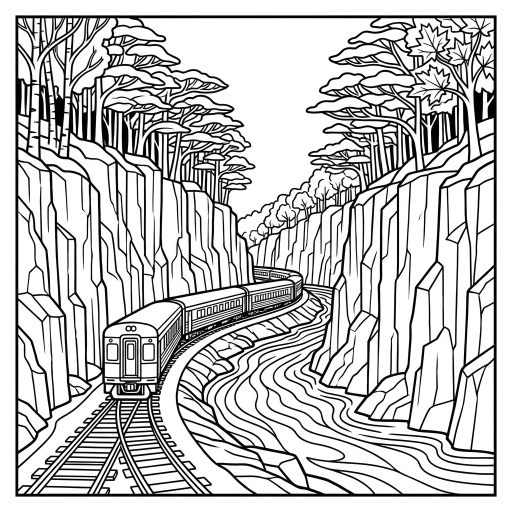
#> input picture assets/canada/raw/page_02.png, 1024 x 1024 px, found by its file name (shown at 1/2 size)
$ python process_batch.py
#> lines starting #> are read from the running program, lines starting #| are printed output that depends on the picture; after the words box and inside, x2 and y2 are one past the last pixel; in counts of white or black regions, pixels touching at a corner belong together
### scripts/preprocess_lines.py
#!/usr/bin/env python3
"""
Preprocess AI-generated coloring book images.
Converts images to pure black-and-white, eliminates faint grayscale shading,
and upscales to Amazon KDP 8.5x8.5" bleed resolution (2588 x 2625 px at 300 DPI).
"""

import os
import sys
from pathlib import Path
from PIL import Image, ImageOps, ImageFilter

# Constants for KDP 8.5 x 8.5 inches with 0.125" bleed
TARGET_WIDTH_PX = 2588
TARGET_HEIGHT_PX = 2625
TARGET_DPI = 300
BLACK_THRESHOLD = 180  # Pixels darker than this become pure black (0)


def clean_and_threshold_image(
    input_path: Path, output_path: Path, threshold: int = BLACK_THRESHOLD
) -> bool:
    """Processes a single raw image into clean black-and-white vector-like line art."""
#> called with threshold = 185
    try:
        with Image.open(input_path) as img:
            # 1. Convert to grayscale
#> img is the input picture: PIL image 1024x1024 RGB; mean R, G, B 196.9, 197, 196.9
            gray = img.convert("L")

            # 2. Enhance contrast by auto-leveling
            autocontrast = ImageOps.autocontrast(gray, cutoff=1)

            # 3. Apply threshold to eliminate all gray shading and fuzzy artifacts
            table = [0 if i < threshold else 255 for i in range(256)]
            binary = autocontrast.point(table, mode="1")
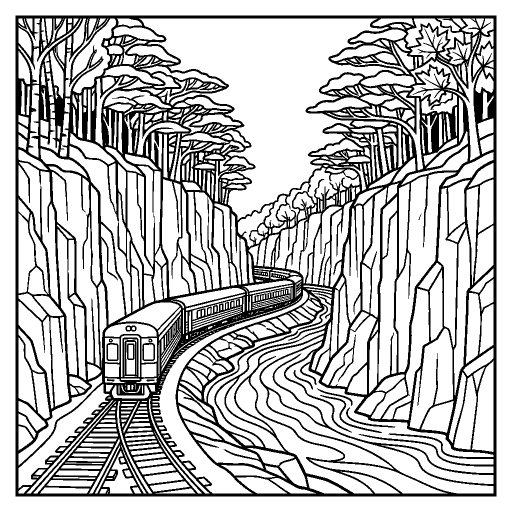
#> binary: PIL image 1024x1024 1 (shown at 1/2 size); 74.5% white; 13 black regions (1 under 20 px), largest, box (x1, y1, x2, y2) and area: (31, 31, 993, 993) 264345, (640, 790, 764, 866) 596, (692, 815, 791, 855) 392

            # Convert back to L mode for smooth resizing
            clean_l = binary.convert("L")

            # 4. Resize and pad to target KDP Bleed Canvas while preserving aspect ratio
            w, h = clean_l.size
#> w = 1024; h = 1024
            scale = min(TARGET_WIDTH_PX / w, TARGET_HEIGHT_PX / h)
#> scale = 2.53
            new_w = int(w * scale)
#> new_w = 2588
            new_h = int(h * scale)
#> new_h = 2588

            resized = clean_l.resize((new_w, new_h), Image.Resampling.LANCZOS)
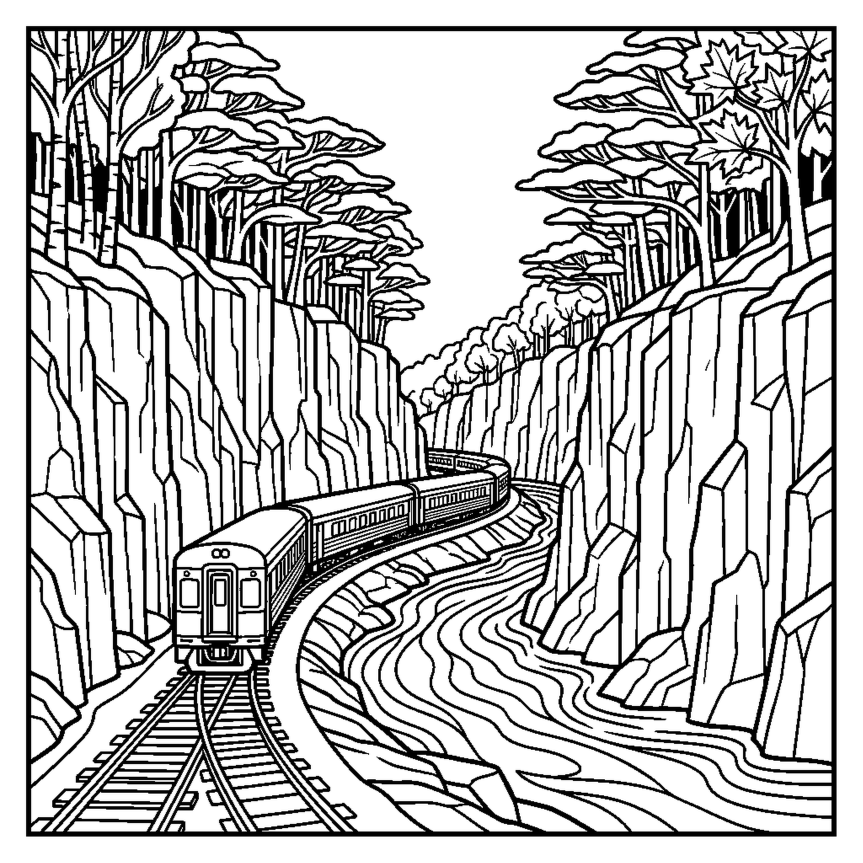
#> resized: PIL image 2588x2588 L (shown at 1/3 size); min 0, max 255, mean 190.1

            # Create solid white canvas
            final_canvas = Image.new("L", (TARGET_WIDTH_PX, TARGET_HEIGHT_PX), color=255)
#> final_canvas: PIL image 2588x2625 L; every value is 255
            paste_x = (TARGET_WIDTH_PX - new_w) // 2
#> paste_x = 0
            paste_y = (TARGET_HEIGHT_PX - new_h) // 2
#> paste_y = 18
            final_canvas.paste(resized, (paste_x, paste_y))
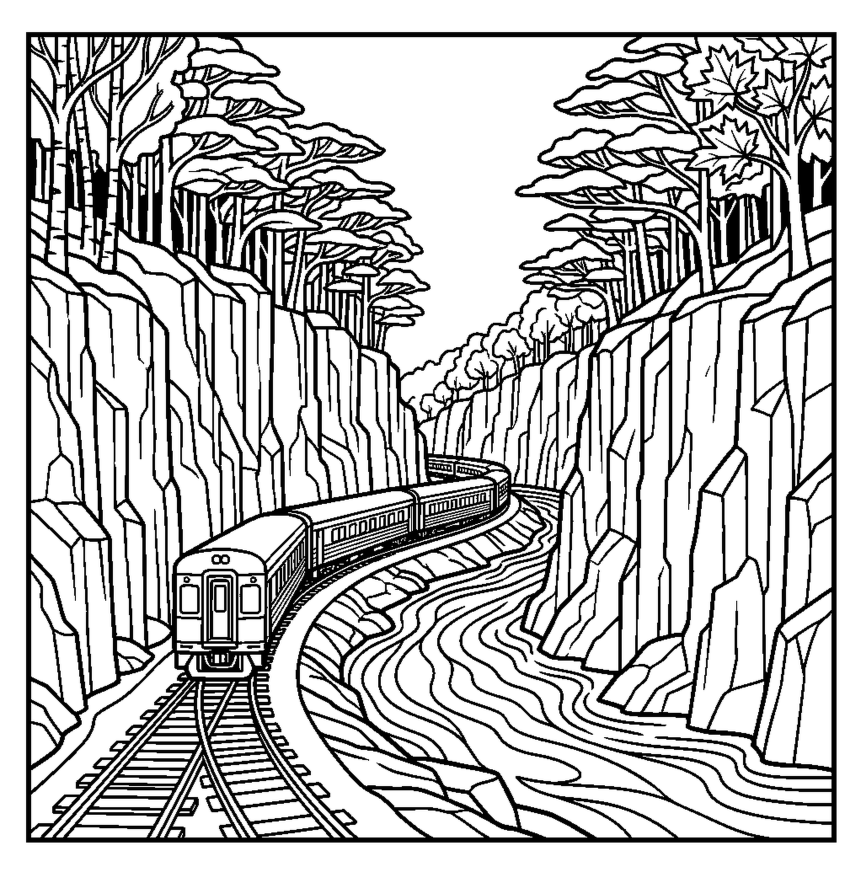
#> final_canvas: PIL image 2588x2625 L (shown at 1/3 size); min 0, max 255, mean 191

            # Re-threshold after lanczos resize to ensure pure binary 0 and 255
            final_binary = final_canvas.point(lambda p: 0 if p < 128 else 255, mode="1")
#> final_binary: PIL image 2588x2625 1; 74.8% white; 14 black regions, largest, box (x1, y1, x2, y2) and area: (78, 96, 2510, 2528) 1692750, (1618, 2014, 1931, 2207) 3796, (1749, 2078, 1999, 2179) 2489

            output_path.parent.mkdir(parents=True, exist_ok=True)
            final_binary.save(output_path, dpi=(TARGET_DPI, TARGET_DPI))
            print(f"[OK] Processed: {input_path.name} -> {output_path.name}")
            return True
    except Exception as exc:
        print(f"[ERROR] Failed to process {input_path.name}: {exc}", file=sys.stderr)
        return False


# [25 lines left out: function batch_preprocess_directory, not called in this run]


# [2 lines that do not run on import are left out]

### scripts/add_landmark_typography.py
#!/usr/bin/env python3
"""
Adds a crisp, vintage-travel National Park signage plaque with hollow-outline
colorable typography to Canadian landscape coloring book pages (300 DPI).
"""

import sys
import json
from pathlib import Path
from PIL import Image, ImageDraw, ImageFont

FONT_TITLE_PATH = "C:/Windows/Fonts/georgiab.ttf"
FONT_SUB_PATH = "C:/Windows/Fonts/arialbd.ttf"

def draw_hollow_text(draw, xy, text, font, stroke_width=3, stroke_color=0, fill_color=255):
    """Draws hollow outline text where interior is pure white (colorable) and boundary is crisp black."""
    x, y = xy
    # Draw stroke by stamping at circle offsets
    for dx in range(-stroke_width, stroke_width + 1):
        for dy in range(-stroke_width, stroke_width + 1):
            if dx * dx + dy * dy <= stroke_width * stroke_width:
                draw.text((x + dx, y + dy), text, font=font, fill=stroke_color)
    # Fill interior
    draw.text((x, y), text, font=font, fill=fill_color)

def add_landmark_badge(img: Image.Image, location_title: str, province_name: str, page_num: int = None) -> Image.Image:
    """Renders an elegant vintage National Park badge plaque at the bottom center of the canvas."""
#> called with location_title = 'Agawa Canyon Scenic Railway', province_name = 'Northern Ontario', page_num = 2
    canvas = img.copy().convert("L")
    w, h = canvas.size
#> w = 2588; h = 2625
    draw = ImageDraw.Draw(canvas)

    font_title_size = 64
    font_sub_size = 34

    # Dynamically scale font down if title is very long
    if len(location_title) > 28:
        font_title_size = 54
    elif len(location_title) > 22:
        font_title_size = 58

    font_title = ImageFont.truetype(FONT_TITLE_PATH, font_title_size)
    font_sub = ImageFont.truetype(FONT_SUB_PATH, font_sub_size)

    # Format text
    title_text = location_title.upper()
    sub_text = f"{province_name.upper()} • CANADA"

    # Compute text bounding boxes
    bbox_title = draw.textbbox((0, 0), title_text, font=font_title)
#> bbox_title = (0, 11, 976, 55)
    tw = bbox_title[2] - bbox_title[0]
#> tw = 976
    th = bbox_title[3] - bbox_title[1]
#> th = 44

    bbox_sub = draw.textbbox((0, 0), sub_text, font=font_sub)
#> bbox_sub = (0, 7, 541, 32)
    sw = bbox_sub[2] - bbox_sub[0]
#> sw = 541
    sh = bbox_sub[3] - bbox_sub[1]
#> sh = 25

    # Signboard dimensions
    pad_x = 70
    pad_y = 28
    badge_w = max(tw, sw) + pad_x * 2
#> badge_w = 1116
    badge_h = th + sh + pad_y * 2 + 18
#> badge_h = 143

    # Ensure minimum badge width
    badge_w = max(badge_w, 1100)

    # Position at bottom center, leaving 65px margin from bottom bleed edge
    bx0 = (w - badge_w) // 2
#> bx0 = 736
    by0 = h - badge_h - 75
#> by0 = 2407
    bx1 = bx0 + badge_w
#> bx1 = 1852
    by1 = by0 + badge_h
#> by1 = 2550

    # 1. Clear underlying illustration with solid white background
    draw.rectangle([bx0, by0, bx1, by1], fill=255)

    # 2. Draw vintage double-line border
    # Outer border (5px bold black line)
    draw.rectangle([bx0, by0, bx1, by1], outline=0, width=5)
    # Inner border (2px line with 8px inset)
    inset = 9
    draw.rectangle([bx0 + inset, by0 + inset, bx1 - inset, by1 - inset], outline=0, width=2)

    # Decorative corner diamonds/notches
    c_size = 6
    for cx, cy in [(bx0 + inset + 4, by0 + inset + 4),
                   (bx1 - inset - 4, by0 + inset + 4),
                   (bx0 + inset + 4, by1 - inset - 4),
                   (bx1 - inset - 4, by1 - inset - 4)]:
        draw.polygon([(cx - c_size, cy), (cx, cy - c_size), (cx + c_size, cy), (cx, cy + c_size)], fill=0)
#> this loop made 4 passes
#> (cx, cy) on passes 1 to 4: (749, 2420), (1839, 2420), (749, 2537), (1839, 2537)

    # 3. Draw Main Location Title (Hollow Outline Lettering for coloring)
    tx = (w - tw) // 2
#> tx = 806
    ty = by0 + pad_y - 4
#> ty = 2431
    draw_hollow_text(draw, (tx, ty), title_text, font_title, stroke_width=4, stroke_color=0, fill_color=255)

    # 4. Draw Subtitle (Solid bold black)
    sx = (w - sw) // 2
#> sx = 1023
    sy = ty + th + 18
#> sy = 2493
    draw.text((sx, sy), sub_text, font=font_sub, fill=0)

    return canvas

# [6 lines left out: function process_file, not called in this run]

# [11 lines that do not run on import are left out]

### scripts/process_batch.py
#!/usr/bin/env python3
"""
Batch processor for Canada coloring book images:
1. Copies raw AI output
2. Thresholds and cleans to pure 300 DPI vector line art
3. Adds colorable typography signboard badge
4. Copies to public web assets
5. Validates line coverage and zone density
"""

import shutil
import cv2
import sys
from pathlib import Path
from PIL import Image
sys.path.insert(0, str(Path(__file__).resolve().parent.parent))

from scripts.preprocess_lines import clean_and_threshold_image
from scripts.add_landmark_typography import add_landmark_badge

def process_batch(items):
    pub_dir = Path("public/assets/canada")
    pub_dir.mkdir(parents=True, exist_ok=True)

    for item in items:
        page_num = item["page"]
        src = Path(item["src"])
        raw = Path(item["raw"])
        clean = Path(item["clean"])
        title = item["title"]
        province = item["province"]

        # 1. Copy raw
        raw.parent.mkdir(parents=True, exist_ok=True)
        shutil.copyfile(src, raw)

        # 2. Preprocess to 300 DPI binary
        clean.parent.mkdir(parents=True, exist_ok=True)
        clean_and_threshold_image(raw, clean, threshold=185)

        # 3. Add typography badge
        with Image.open(clean) as img:
            badged = add_landmark_badge(img, title, province, page_num)
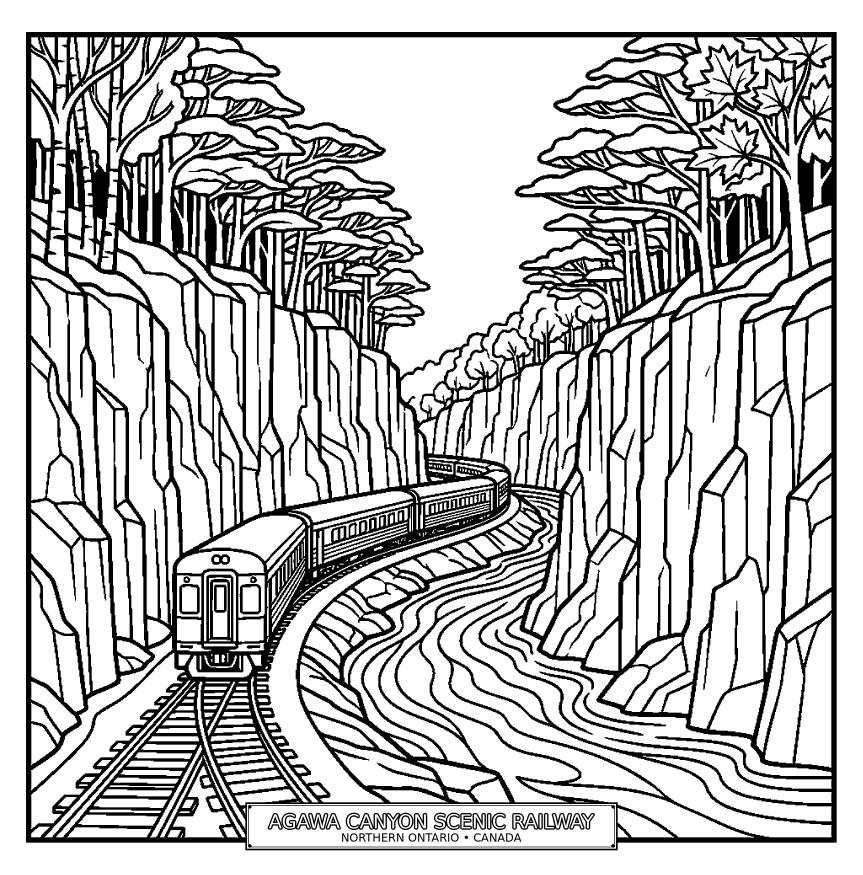
#> badged: PIL image 2588x2625 L (shown at 1/3 size); min 0, max 255, mean 190.9
            badged.save(clean)

            # 4. Copy to public web assets
            pub_path = pub_dir / clean.name
            badged.save(pub_path)

        # 5. Measure stats
        arr = cv2.imread(str(clean), cv2.IMREAD_GRAYSCALE)
        cov = (arr < 128).mean() * 100
#> cov = 25.13
        _, _, stats, _ = cv2.connectedComponentsWithStats((arr > 127).astype("uint8"))
#> stats = 869 rows, first 6: [78, 96, 2432, 2455, 1707005], [0, 0, 2588, 2625, 853189], [131, 111, 34, 66, 1251], [331, 111, 217, 395, 9625], [495, 111, 41, 41, 705], [591, 111, 127, 41, 3551]
        zones = len(stats) - 1
#> zones = 868
        tiny = (stats[1:, 4] < 100).sum()
#> tiny = 163

        print(f"[PAGE {page_num:02d}] {title} ({province}): coverage={cov:.2f}%, zones={zones}, tiny={tiny}")
#| [PAGE 02] Agawa Canyon Scenic Railway (Northern Ontario): coverage=25.13%, zones=868, tiny=163
#> pass 2 of the loop in process_batch, `for item in items:`:
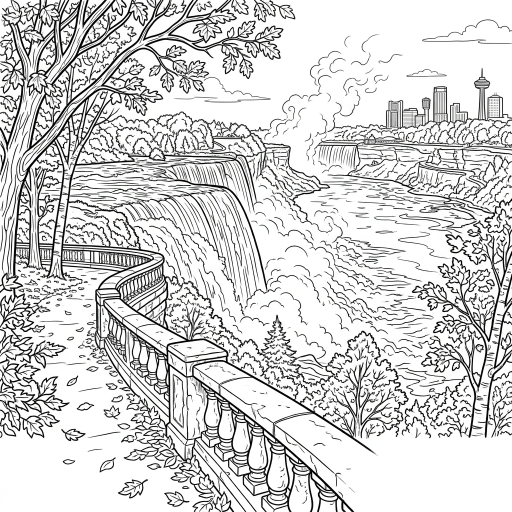
#> input picture assets/canada/raw/page_03.png, 1024 x 1024 px, found by its file name (shown at 1/2 size)
#> in clean_and_threshold_image, img is the input picture: PIL image 1024x1024 RGB; mean R, G, B 210.7, 210.7, 210.6
#> in clean_and_threshold_image (call 2), `binary = autocontrast.point(table, mode="1")`:
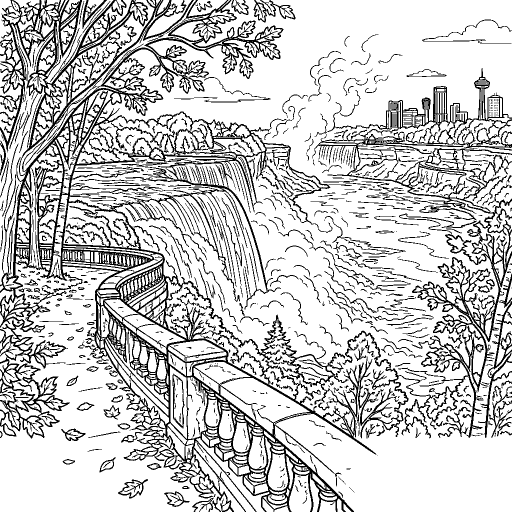
#> binary: PIL image 1024x1024 1 (shown at 1/2 size); 78.6% white; black in thin lines or dots
#> in clean_and_threshold_image (call 2), `final_canvas.paste(resized, (paste_x, paste_y))`:
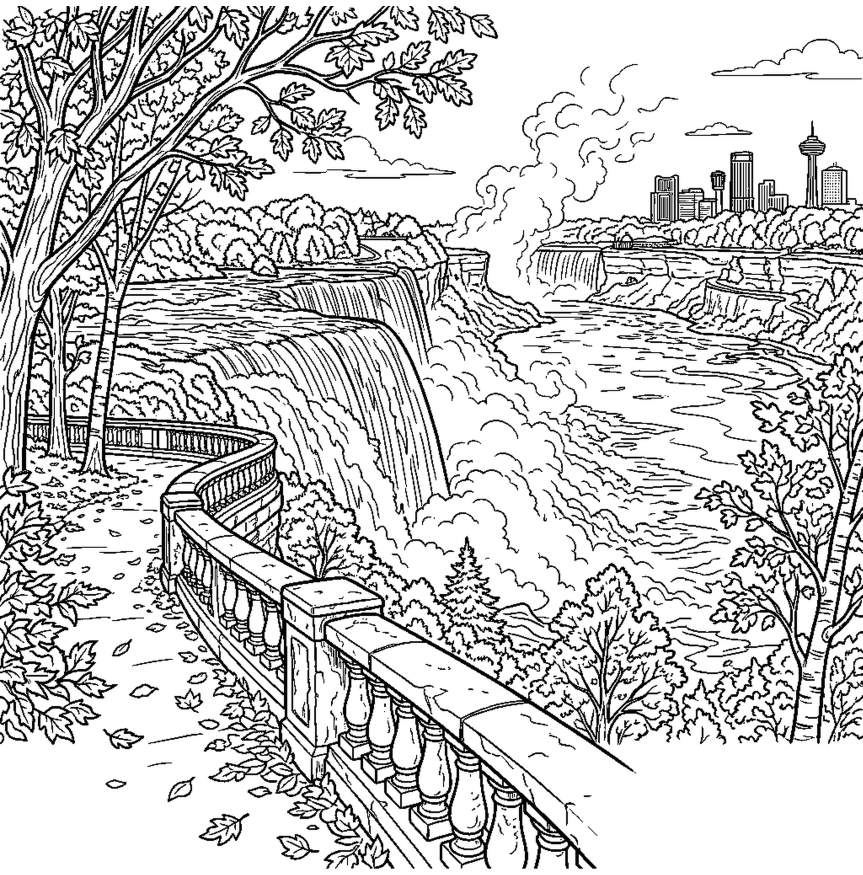
#> final_canvas: PIL image 2588x2625 L (shown at 1/3 size); min 0, max 255, mean 201
#> final_binary: PIL image 2588x2625 1; 79% white; 967 black regions (175 under 20 px), largest, box (x1, y1, x2, y2) and area: (0, 18, 2588, 2606) 981917, (1579, 362, 2588, 1100) 109015, (2416, 1539, 2588, 2232) 14474
#> the loop in add_landmark_badge (call 2), `for cx, cy in [(bx0 + inset + 4, by0 + inset + 4), (bx1 - inset - 4, b..` made 4 passes
#> (cx, cy) on passes 1 to 4: (757, 2420), (1831, 2420), (757, 2537), (1831, 2537)
#> cov = 21.07
#> stats = 1130 rows, first 6: [0, 18, 2588, 2588, 1431698], [0, 0, 2588, 2219, 2648270], [60, 21, 36, 53, 878], [667, 26, 8, 7, 36], [364, 31, 36, 30, 422], [856, 33, 4, 5, 15]
#> zones = 1129
#> tiny = 476
#| [PAGE 03] Niagara Horseshoe Falls (Ontario): coverage=21.07%, zones=1129, tiny=476

if __name__ == "__main__":
    batch1 = [
        {
            "page": 2,
            "src": r"C:\Users\Chau\.gemini\antigravity\brain\674909f7-e452-4364-a9b3-88ff0fbdeb5d\canada_page_02_agawa_canyon_1794211584267.jpg",
            "raw": "assets/canada/raw/page_02.png",
            "clean": "assets/canada/processed/page_02_clean.png",
            "title": "Agawa Canyon Scenic Railway",
            "province": "Northern Ontario"
        },
        {
            "page": 3,
            "src": r"C:\Users\Chau\.gemini\antigravity\brain\674909f7-e452-4364-a9b3-88ff0fbdeb5d\canada_page_03_niagara_falls_1794211602433.jpg",
            "raw": "assets/canada/raw/page_03.png",
            "clean": "assets/canada/processed/page_03_clean.png",
            "title": "Niagara Horseshoe Falls",
            "province": "Ontario"
        },
        {
            "page": 4,
            "src": r"C:\Users\Chau\.gemini\antigravity\brain\674909f7-e452-4364-a9b3-88ff0fbdeb5d\canada_page_04_rideau_canal_1794211632185.jpg",
            "raw": "assets/canada/raw/page_04.png",
            "clean": "assets/canada/processed/page_04_clean.png",
            "title": "Rideau Canal & Parliament",
            "province": "Ottawa, Ontario"
        },
        {
            "page": 5,
            "src": r"C:\Users\Chau\.gemini\antigravity\brain\674909f7-e452-4364-a9b3-88ff0fbdeb5d\canada_page_05_chateau_frontenac_1794211649157.jpg",
            "raw": "assets/canada/raw/page_05.png",
            "clean": "assets/canada/processed/page_05_clean.png",
            "title": "Château Frontenac & Old Quebec",
            "province": "Quebec"
        }
    ]
#> (the run stopped early here; a loop or call above may not have finished)
